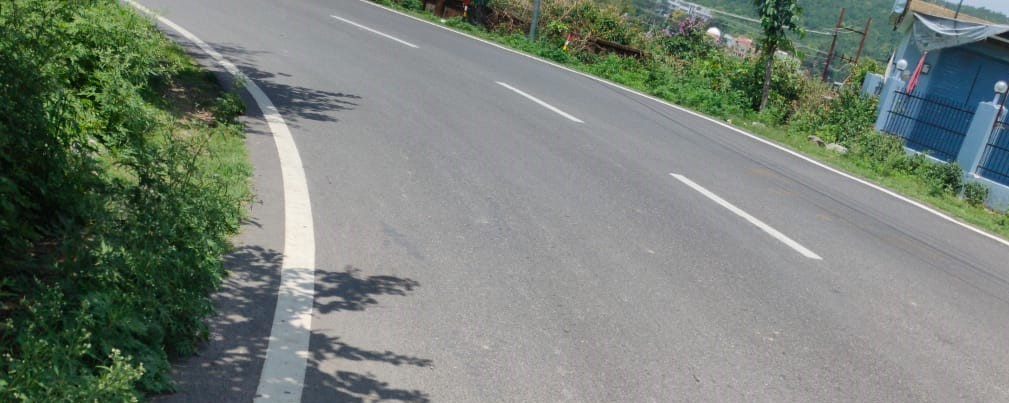
#> input picture indianroads/WhatsApp Image 2021-06-04 at 11.46.21 (1).jpeg, 1009 x 403 px; its folder holds 4 pictures in this run
$ python resize.py
#> lines starting #> are read from the running program, lines starting #| are printed output that depends on the picture
import numpy as np
import cv2
import os
arr=os.listdir('D:/WindowsNoEditor/PythonAPI/examples/indianroads')
for filename in arr:
	directory=r'D:\WindowsNoEditor\PythonAPI\examples\indianroads'
	os.chdir(directory)
	image= cv2.imread(filename)
#> image is the input picture: shape (403, 1009, 3); mean B, G, R 118, 127.4, 118.1
	resimage=cv2.resize(image,(320,240))
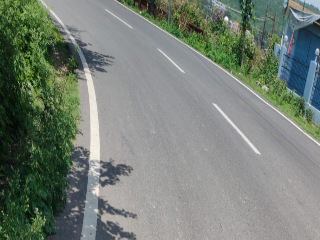
#> resimage: shape (240, 320, 3); mean B, G, R 117.9, 127.3, 118
	directory=r'D:\WindowsNoEditor\PythonAPI\examples\indian_roads'
	os.chdir(directory)
	cv2.imwrite(filename,resimage)
#> pass 2 of the loop `for filename in arr:`:
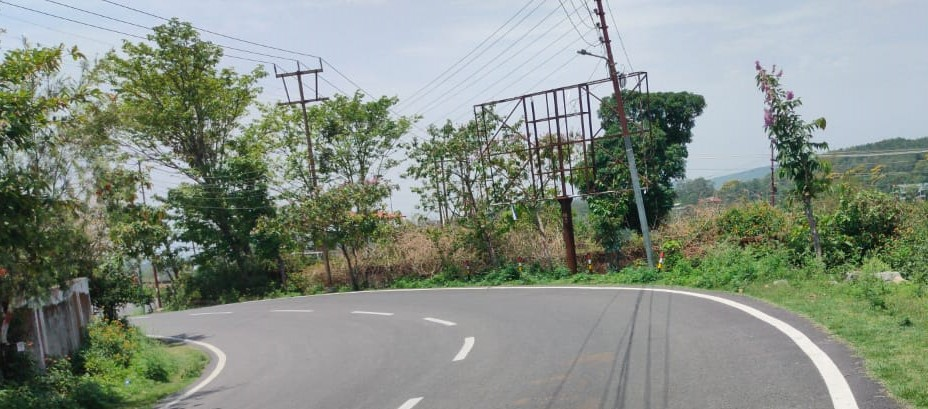
#> input picture indianroads/WhatsApp Image 2021-06-04 at 11.46.52.jpeg, 928 x 409 px
#> image is the input picture: shape (409, 928, 3); mean B, G, R 131.6, 142.7, 133.6
#> `resimage=cv2.resize(image,(320,240))`:
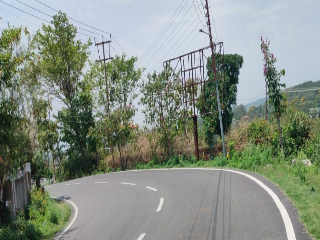
#> resimage: shape (240, 320, 3); mean B, G, R 131.4, 142.5, 133.5
#> pass 3 of the loop `for filename in arr:`:
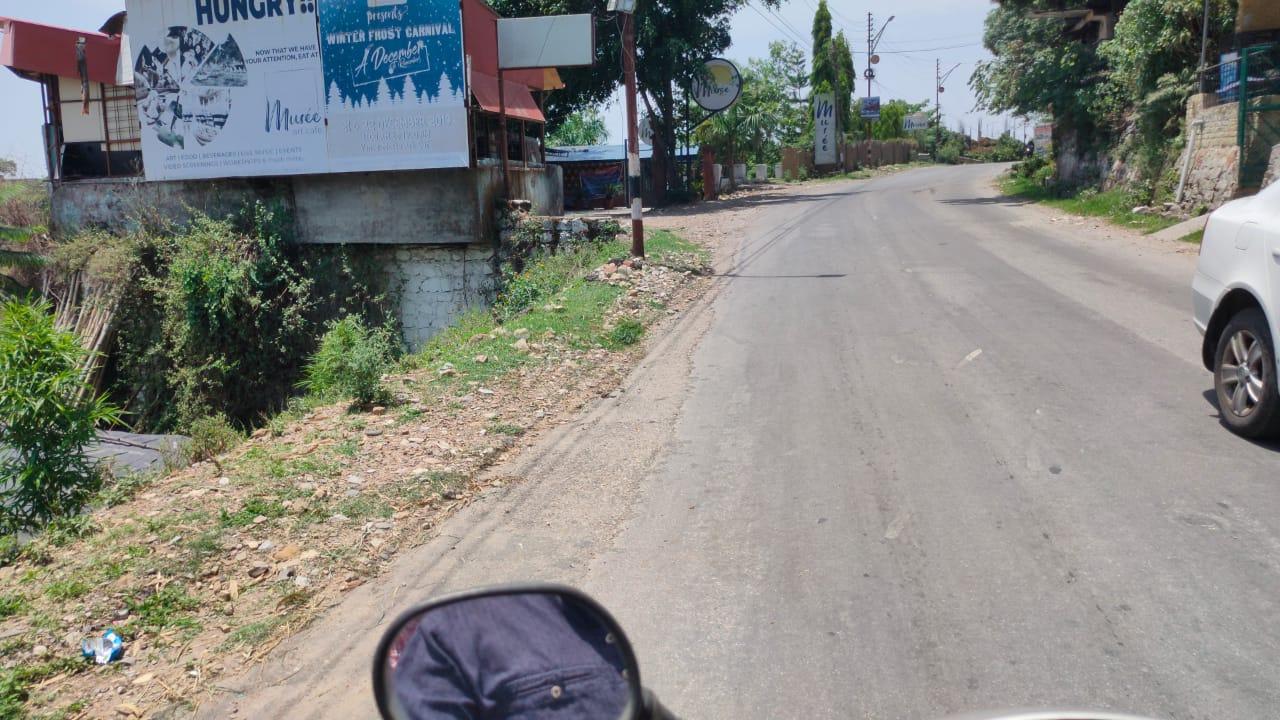
#> input picture indianroads/WhatsApp Image 2021-06-04 at 11.51.43.jpeg, 1280 x 720 px
#> image is the input picture: shape (720, 1280, 3); mean B, G, R 129.3, 134.4, 133.7
#> `resimage=cv2.resize(image,(320,240))`:
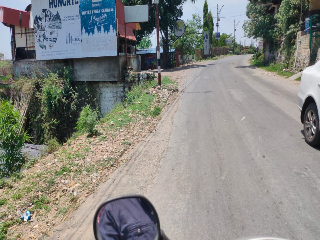
#> resimage: shape (240, 320, 3); mean B, G, R 129.6, 134.6, 133.9
#> the loop made 4 passes; the first 3 are shown
